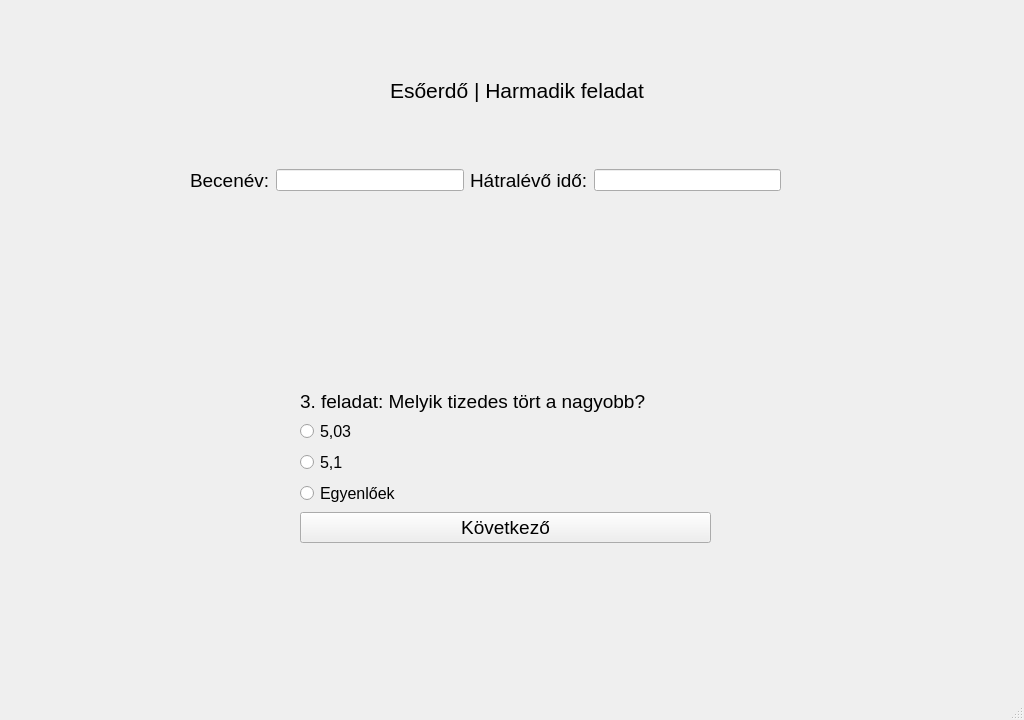
<?xml version="1.0" encoding="UTF-8"?>
<ui version="4.0">
 <class>ques1</class>
 <widget class="QMainWindow" name="ques1">
  <property name="geometry">
   <rect>
    <x>0</x>
    <y>0</y>
    <width>1024</width>
    <height>720</height>
   </rect>
  </property>
  <property name="windowTitle">
   <string>Játékos matematikai gyakorlóprogram</string>
  </property>
  <widget class="QWidget" name="centralwidget">
   <widget class="QLabel" name="label">
    <property name="geometry">
     <rect>
      <x>0</x>
      <y>-10</y>
      <width>1024</width>
      <height>720</height>
     </rect>
    </property>
    <property name="text">
     <string/>
    </property>
    <property name="pixmap">
     <pixmap>../szakdoga hátterek/Game_Background_38.jpg</pixmap>
    </property>
    <property name="scaledContents">
     <bool>true</bool>
    </property>
   </widget>
   <widget class="QLabel" name="label_4">
    <property name="geometry">
     <rect>
      <x>390</x>
      <y>70</y>
      <width>261</width>
      <height>41</height>
     </rect>
    </property>
    <property name="sizePolicy">
     <sizepolicy hsizetype="Expanding" vsizetype="Preferred">
      <horstretch>0</horstretch>
      <verstretch>0</verstretch>
     </sizepolicy>
    </property>
    <property name="font">
     <font>
      <pointsize>16</pointsize>
     </font>
    </property>
    <property name="cursor">
     <cursorShape>ArrowCursor</cursorShape>
    </property>
    <property name="text">
     <string>Esőerdő | Harmadik feladat</string>
    </property>
   </widget>
   <widget class="QWidget" name="horizontalLayoutWidget">
    <property name="geometry">
     <rect>
      <x>190</x>
      <y>140</y>
      <width>591</width>
      <height>81</height>
     </rect>
    </property>
    <layout class="QHBoxLayout" name="horizontalLayout">
     <item>
      <widget class="QLabel" name="label_2">
       <property name="font">
        <font>
         <pointsize>14</pointsize>
        </font>
       </property>
       <property name="text">
        <string>Becenév:</string>
       </property>
      </widget>
     </item>
     <item>
      <widget class="QLineEdit" name="T1">
       <property name="sizePolicy">
        <sizepolicy hsizetype="Expanding" vsizetype="Fixed">
         <horstretch>0</horstretch>
         <verstretch>0</verstretch>
        </sizepolicy>
       </property>
      </widget>
     </item>
     <item>
      <widget class="QLabel" name="label_3">
       <property name="font">
        <font>
         <pointsize>14</pointsize>
        </font>
       </property>
       <property name="text">
        <string>Hátralévő idő:</string>
       </property>
      </widget>
     </item>
     <item>
      <widget class="QLineEdit" name="T2">
       <property name="sizePolicy">
        <sizepolicy hsizetype="Expanding" vsizetype="Fixed">
         <horstretch>0</horstretch>
         <verstretch>0</verstretch>
        </sizepolicy>
       </property>
      </widget>
     </item>
    </layout>
   </widget>
   <widget class="QWidget" name="formLayoutWidget">
    <property name="geometry">
     <rect>
      <x>300</x>
      <y>390</y>
      <width>411</width>
      <height>251</height>
     </rect>
    </property>
    <layout class="QFormLayout" name="formLayout">
     <property name="labelAlignment">
      <set>Qt::AlignLeading|Qt::AlignLeft|Qt::AlignTop</set>
     </property>
     <item row="1" column="0">
      <widget class="QLabel" name="label_5">
       <property name="font">
        <font>
         <pointsize>14</pointsize>
        </font>
       </property>
       <property name="text">
        <string>3. feladat: Melyik tizedes tört a nagyobb?</string>
       </property>
      </widget>
     </item>
     <item row="2" column="0">
      <widget class="QRadioButton" name="R1">
       <property name="font">
        <font>
         <pointsize>12</pointsize>
        </font>
       </property>
       <property name="text">
        <string>5,03</string>
       </property>
      </widget>
     </item>
     <item row="3" column="0">
      <widget class="QRadioButton" name="R2">
       <property name="font">
        <font>
         <pointsize>12</pointsize>
        </font>
       </property>
       <property name="text">
        <string>5,1</string>
       </property>
      </widget>
     </item>
     <item row="4" column="0">
      <widget class="QRadioButton" name="R3">
       <property name="font">
        <font>
         <pointsize>12</pointsize>
        </font>
       </property>
       <property name="text">
        <string>Egyenlőek</string>
       </property>
      </widget>
     </item>
     <item row="5" column="0" colspan="2">
      <widget class="QPushButton" name="B1">
       <property name="font">
        <font>
         <pointsize>14</pointsize>
        </font>
       </property>
       <property name="text">
        <string>Következő</string>
       </property>
      </widget>
     </item>
    </layout>
   </widget>
   <widget class="QLabel" name="label_6">
    <property name="geometry">
     <rect>
      <x>370</x>
      <y>280</y>
      <width>231</width>
      <height>71</height>
     </rect>
    </property>
    <property name="text">
     <string/>
    </property>
    <property name="pixmap">
     <pixmap>../szakdoga hátterek/feladat képek/13. feladat képe.png</pixmap>
    </property>
    <property name="scaledContents">
     <bool>true</bool>
    </property>
   </widget>
  </widget>
  <widget class="QMenuBar" name="menubar">
   <property name="geometry">
    <rect>
     <x>0</x>
     <y>0</y>
     <width>1024</width>
     <height>21</height>
    </rect>
   </property>
  </widget>
  <widget class="QStatusBar" name="statusbar"/>
 </widget>
 <resources/>
 <connections/>
</ui>
